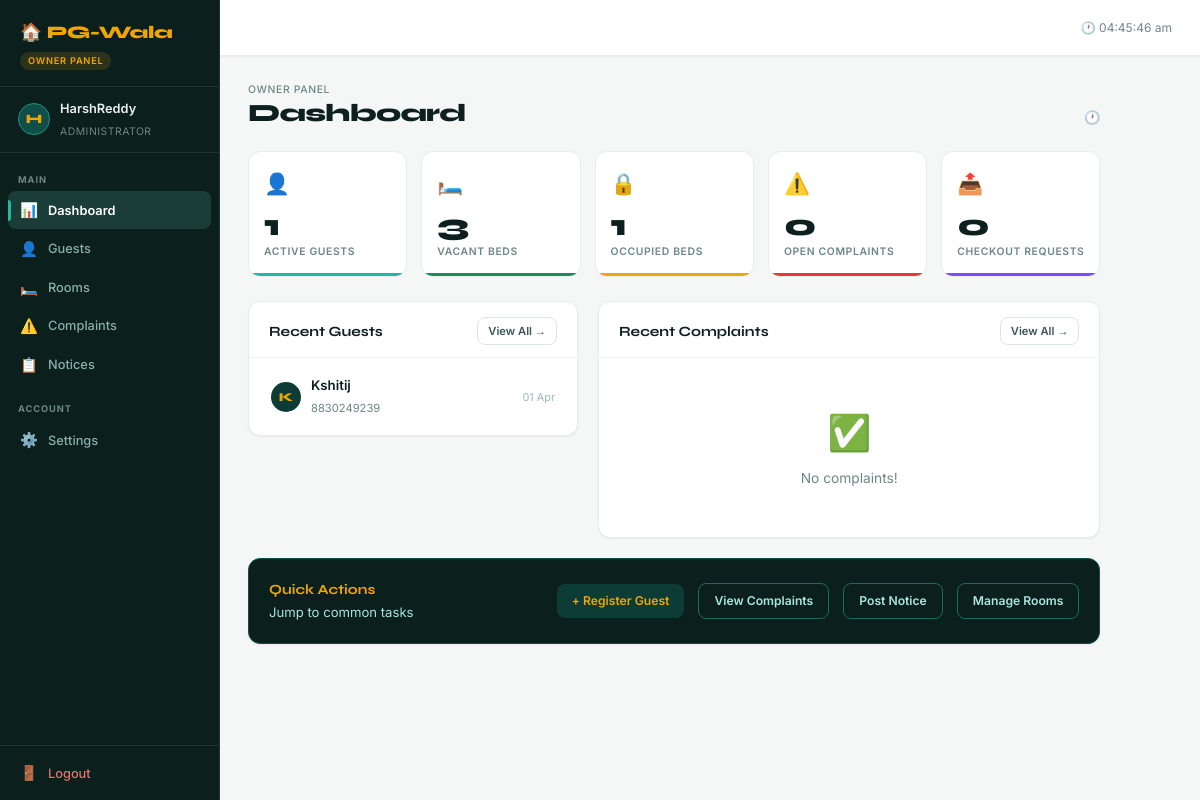
The page /owner/ (signed in) on the database its author committed.
### models.py (models this page shows, shortened)
class Owner(UserMixin, db.Model):
    __tablename__ = 'owners'
    id       = db.Column(db.Integer, primary_key=True)
    username = db.Column(db.String(50), unique=True, nullable=False)
    password_hash = db.Column(db.String(200), nullable=False)

class Guest(db.Model):
    __tablename__ = 'guests'
    guest_id     = db.Column(db.Integer, primary_key=True)
    name         = db.Column(db.String(100), nullable=False)
    contact_info = db.Column(db.String(20))
    id_proof     = db.Column(db.String(100))
    bed_id       = db.Column(db.Integer, db.ForeignKey('beds.bed_id'), nullable=True)
    joined_on    = db.Column(db.DateTime, default=datetime.utcnow)
    is_active    = db.Column(db.Boolean, default=True)
    checkout_requested = db.Column(db.Boolean, default=False)
    complaints   = db.relationship('Complaint', backref='guest', lazy=True)

### routes/owner.py (the view)
@owner_bp.route('/')
@owner_required
def dashboard():
    total_guests      = Guest.query.filter_by(is_active=True).count()
    total_beds        = Bed.query.count()
    occupied_beds     = Bed.query.filter_by(is_occupied=True).count()
    open_complaints   = Complaint.query.filter(Complaint.status != 'Resolved').count()
    checkout_requests = Guest.query.filter_by(is_active=True, checkout_requested=True).count()
    recent_complaints = Complaint.query.order_by(Complaint.date_logged.desc()).limit(5).all()
    recent_guests     = Guest.query.filter_by(is_active=True).order_by(Guest.joined_on.desc()).limit(5).all()
    return render_template('owner/dashboard.html',
        total_guests=total_guests, total_beds=total_beds,
        occupied_beds=occupied_beds, vacant_beds=total_beds - occupied_beds,
        open_complaints=open_complaints, checkout_requests=checkout_requests,
        recent_complaints=recent_complaints, recent_guests=recent_guests)

### app.py (called while the page is built)
@login_manager.user_loader
def load_user(user_id):
    if user_id.startswith('owner-'):
        return Owner.query.get(int(user_id.split('-')[1]))
    elif user_id.startswith('guest-'):
        return Guest.query.get(int(user_id.split('-')[1]))
    return None

### routes/owner.py (called while the page is built)
def owner_required(f):
    @wraps(f)
    @login_required
    def decorated(*args, **kwargs):
        if not isinstance(current_user, Owner):
            flash('Owner access only.', 'error')
            return redirect(url_for('auth.login'))
        return f(*args, **kwargs)
    return decorated

### templates/owner/dashboard.html (shortened to what this page needs)
{% extends "owner/base_owner.html" %}
{% block content %}
<div class="page-header">
  <div class="page-title">
    <small>Owner Panel</small>
    Dashboard
  </div>
  <span style="font-size:.82rem; color:var(--text-muted);">
    🕐
  </span>
</div>
<div class="stats-grid">
  <div class="stat-card c1">
    <span class="stat-icon">👤</span>
    <div class="stat-value">{{ total_guests }}</div>
    <div class="stat-label">Active Guests</div>
  </div>
  <div class="stat-card c2">
    <span class="stat-icon">🛏️</span>
    <div class="stat-value">{{ vacant_beds }}</div>
    <div class="stat-label">Vacant Beds</div>
  </div>
  <div class="stat-card c3">
    <span class="stat-icon">🔒</span>
    <div class="stat-value">{{ occupied_beds }}</div>
    <div class="stat-label">Occupied Beds</div>
  </div>
  <div class="stat-card c4">
    <span class="stat-icon">⚠️</span>
    <div class="stat-value">{{ open_complaints }}</div>
    <div class="stat-label">Open Complaints</div>
  </div>
  <div class="stat-card c5">
    <span class="stat-icon">📤</span>
    <div class="stat-value">{{ checkout_requests }}</div>
    <div class="stat-label">Checkout Requests</div>
  </div>
</div>
<div class="two-col">
  <div class="card">
    <div class="card-header">
      <span class="card-title">Recent Guests</span>
      <a href="{{ url_for('owner.guests') }}" class="btn btn-ghost btn-sm">View All →</a>
    </div>
    <div class="card-body" style="padding:8px 22px;">
      {% if recent_guests %}
        <ul class="recent-list">
          {% for g in recent_guests %}
          <li class="recent-item">
            <div class="recent-avatar">{{ g.name[0].upper() }}</div>
            <div class="recent-info">
              <strong>{{ g.name }}</strong>
              <span>{{ g.contact_info or 'No contact' }}
              </span>
            </div>
            <span class="recent-meta">{{ g.joined_on.strftime('%d %b') if g.joined_on else '—' }}</span>
          </li>
          {% endfor %}
        </ul>
      {% else %}
        <div class="empty-state"><span class="emoji">🏠</span><p>No guests yet.</p></div>
      {% endif %}
    </div>
  </div>
  <div class="card">
    <div class="card-header">
      <span class="card-title">Recent Complaints</span>
      <a href="{{ url_for('owner.complaints') }}" class="btn btn-ghost btn-sm">View All →</a>
    </div>
    <div class="card-body" style="padding:8px 22px;">
      {% if recent_complaints %}
        <ul class="recent-list">
          {% for c in recent_complaints %}
          <li class="recent-item">
            <div class="recent-info" style="flex:1;">
              <strong style="font-size:.85rem;">{{ c.description[:55] }}{% if c.description|length > 55 %}…{% endif %}</strong>
              <span>{{ c.guest.name if c.guest else 'Anonymous' }} · {{ c.date_logged.strftime('%d %b') if c.date_logged else '—' }}</span>
            </div>
            <span class="badge badge-{{ 'new' if c.status=='New' else ('progress' if c.status=='In Progress' else 'resolved') }}">
              {{ c.status }}
            </span>
          </li>
          {% endfor %}
        </ul>
      {% else %}
        <div class="empty-state"><span class="emoji">✅</span><p>No complaints!</p></div>
      {% endif %}
    </div>
  </div>
</div>
<div class="card" style="background:var(--teal-900); border-color:var(--teal-700);">
  <div class="card-body" style="display:flex; gap:14px; flex-wrap:wrap; align-items:center;">
    <div style="flex:1; min-width:160px;">
      <div style="font-family:var(--font-display); font-weight:700; color:var(--saffron); margin-bottom:3px;">Quick Actions</div>
      <div style="font-size:.82rem; color:var(--teal-200);">Jump to common tasks</div>
    </div>
    <a href="{{ url_for('owner.guests') }}"     class="btn btn-primary">+ Register Guest</a>
    <a href="{{ url_for('owner.complaints') }}" class="btn btn-ghost" style="color:var(--teal-200); border-color:var(--teal-600);">View Complaints</a>
    <a href="{{ url_for('owner.notices') }}"    class="btn btn-ghost" style="color:var(--teal-200); border-color:var(--teal-600);">Post Notice</a>
    <a href="{{ url_for('owner.rooms') }}"      class="btn btn-ghost" style="color:var(--teal-200); border-color:var(--teal-600);">Manage Rooms</a>
  </div>
</div>
{% endblock %}

### templates/owner/base_owner.html (shortened to what this page needs)
<!DOCTYPE html>
<html lang="en">
<head>
  <link rel="stylesheet" href="{{ url_for('static', filename='css/style.css') }}">
</head>
<body>
<div class="app-shell">
  <aside class="sidebar">
    <div class="sidebar-logo">
      <div class="sidebar-logo-text">🏠 PG-Wala</div>
      <span class="sidebar-role-badge owner">Owner Panel</span>
    </div>
    <div class="sidebar-user">
      <div class="sidebar-avatar">{{ current_user.username[0].upper() }}</div>
      <div class="sidebar-user-info">
        <strong>{{ current_user.username }}</strong>
        <span>Administrator</span>
      </div>
    </div>
    <nav class="sidebar-nav">
      <div class="sidebar-label">Main</div>
      <a href="{{ url_for('owner.dashboard') }}"
         class="sidebar-link {{ 'active' if request.endpoint == 'owner.dashboard' }}">
        <span class="sidebar-icon">📊</span> Dashboard
      </a>
      <a href="{{ url_for('owner.guests') }}"
         class="sidebar-link {{ 'active' if request.endpoint in ['owner.guests','owner.edit_guest'] }}">
        <span class="sidebar-icon">👤</span> Guests
      </a>
      <a href="{{ url_for('owner.rooms') }}"
         class="sidebar-link {{ 'active' if request.endpoint == 'owner.rooms' }}">
        <span class="sidebar-icon">🛏️</span> Rooms
      </a>
      <a href="{{ url_for('owner.complaints') }}"
         class="sidebar-link {{ 'active' if request.endpoint == 'owner.complaints' }}">
        <span class="sidebar-icon">⚠️</span> Complaints
      </a>
      <a href="{{ url_for('owner.notices') }}"
         class="sidebar-link {{ 'active' if request.endpoint == 'owner.notices' }}">
        <span class="sidebar-icon">📋</span> Notices
      </a>
      <div class="sidebar-label" style="margin-top:8px;">Account</div>
      <a href="{{ url_for('owner.settings') }}"
         class="sidebar-link {{ 'active' if request.endpoint == 'owner.settings' }}">
        <span class="sidebar-icon">⚙️</span> Settings
      </a>
    </nav>
    <div class="sidebar-bottom">
      <a href="{{ url_for('auth.logout') }}" class="sidebar-link" style="color:#e57373;">
        <span class="sidebar-icon">🚪</span> Logout
      </a>
    </div>
  </aside>
  <header class="topbar">
    <div class="topbar-actions">
      <span style="font-size:.75rem; color:var(--text-muted);">
        🕐 <span id="live-time"></span>
      </span>
    </div>
  </header>
  <main class="main-content">
    <div class="page">
      {% block content %}{% endblock %}
    </div>
  </main>
</div>
</body>
</html>

### rows shown on the page
Owner: username "H", username "HarshReddy"
Guest: name "K", name "Kshitij", contact_info "8830249239", joined_on "01 Apr"

### other values the page prints
{{ total_guests }} "1"
{{ vacant_beds }} "3"
{{ occupied_beds }} "1"
{{ open_complaints }} "0"
{{ checkout_requests }} "0"
